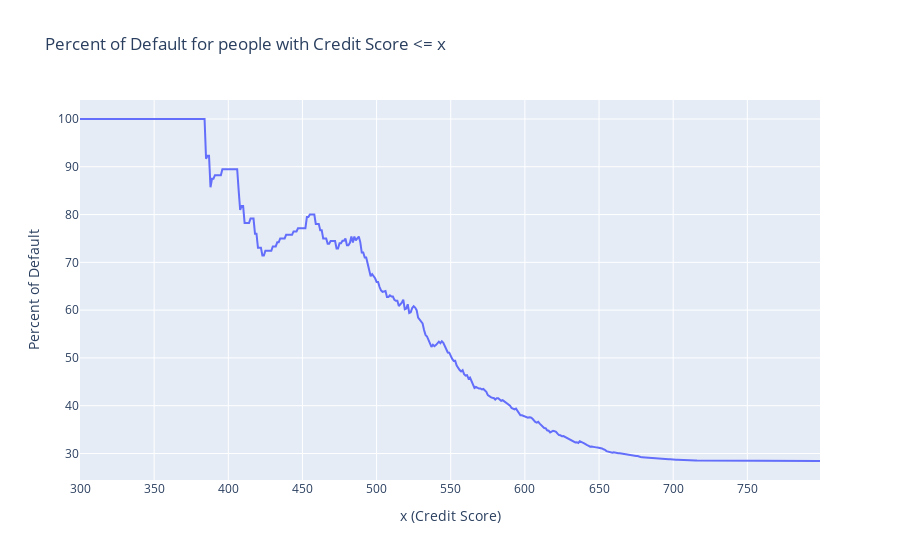

Notebook source saved alongside this figure:
### Code cell
import plotly.graph_objs as go
import numpy as np

def find_default_percentage(upper_bound):
    df = data[data['CREDIT_SCORE'] <= upper_bound]
    default_percentage = df['DEFAULT'].mean()
    return default_percentage*100

def get_graph_upper_bound():
    default_percentage = []

    i = 300
    while i < 800:
        default_percentage.append(find_default_percentage(i))
        i += 1

    x_values = np.arange(300, 800, 1)

    fig = go.Figure()
    fig.add_trace(go.Scatter(x=x_values, y=default_percentage, mode='lines', name='Percent of Default'))
    fig.update_layout(
        title='Percent of Default for people with Credit Score <= x',
        xaxis=dict(title='x (Credit Score)'),
        yaxis=dict(title='Percent of Default'),
        hovermode='closest'
    )
    fig.show()

get_graph_upper_bound()

### Figure 1 — Plotly figure (JSON) as saved in the notebook; plotly's stock layout.template omitted (floating-point values rounded to 4 significant figures; data arrays with more than 128 entries replaced by an {"elided": "..."} marker saying what was removed)
{"data": [{"mode": "lines", "name": "Percent of Default", "type": "scatter", "x": {"elided": "500 int values"}, "y": {"elided": "500 float values"}}], "layout": {"hovermode": "closest", "title": {"text": "Percent of Default for people with Credit Score <= x"}, "xaxis": {"title": {"text": "x (Credit Score)"}}, "yaxis": {"title": {"text": "Percent of Default"}}}}
